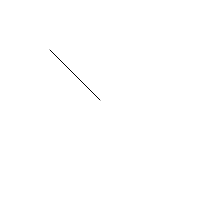
Frame 1 (no input)
Frame 60 (no input): identical to frame 1, image omitted
Frame 120 (the mouse pressed at the canvas centre since frame 60): blank canvas, image omitted

The p5.js sketch that drew this single still picture (run headless with seeded random() and noise() and a simulated clock; from frame 60 on, the mouse is pressed at the canvas centre):

// p5.js sketch
// ── sketch.js
function setup() {
  createCanvas(200, 200);
  smooth();
}

function draw() {
  background(255);

  let mouse = createVector(mouseX, mouseY);
  let center = createVector(width / 2, height / 2);
  mouse.sub(center);

  mouse.mult(0.5);

  translate(width / 2, height / 2);
  line(0, 0, mouse.x, mouse.y);
}
